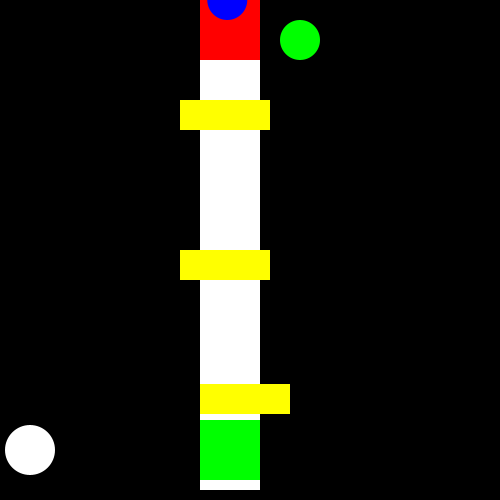
Frame 1 (no input)
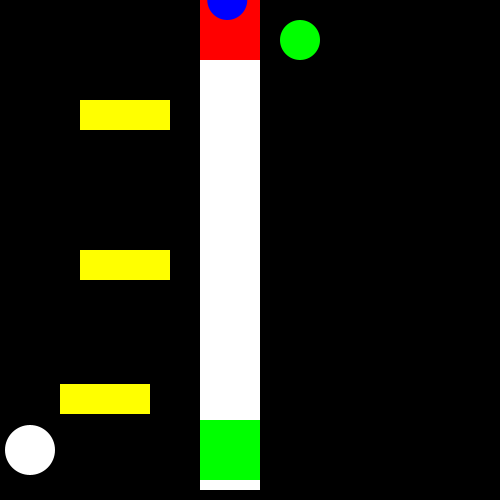
Frame 60 (the mouse pressed at the canvas centre just before this capture)
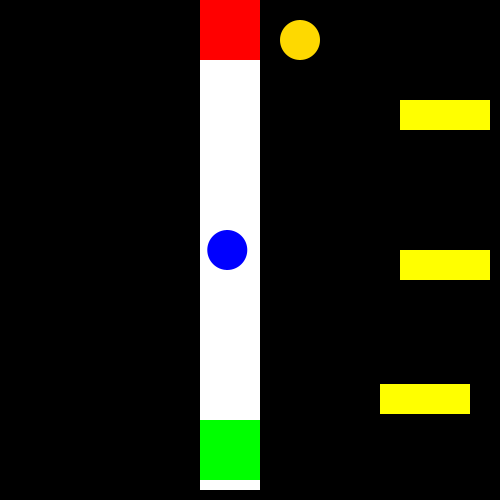
Frame 120 (the mouse held since frame 60 and released just before this capture)

The Processing sketch that drew these frames (run headless with seeded random() and noise(); from frame 60 on, the mouse is pressed at the canvas centre):

// Processing sketch: processing_155403
// ── processing_155403.pde

int rect1;
int rect2;
int rect3;
int x;
boolean down;
 
void setup() {
 size(500, 500);
  background(0);
  x=200;
  rect1=int(500/1.3);
  rect2=500/5;
  rect3=500/2;
  float mouseY=height/1.060;
} 
 
void draw() {
   if(mouseY>rect1 && mouseY<rect1+30 && x > (500/2.5) && x < (500/2.5)+60){
     background(255,0,0);
   }   
   else if(mouseY>rect2 && mouseY<rect2+30  && x > (500/2.5) && x < (500/2.5)+60){
     background(255,0,0);
   }
   else if(mouseY>rect3 && mouseY<rect3+30  && x > (500/2.5) && x < (500/2.5)+60){
    background(255,0,0);
  }
  else{
    background(0);
  }
  //background(0);
  noStroke();
  fill(255);
  rect(500/2.5,0,60,490);
  fill(255,0,0);
  rect(500/2.5,0,60,60);
  fill(0,255,0);
  rect(500/2.5,420,60,60);
  fill(0,0,255);
  ellipse(500/2.2,mouseY,40,40);
  fill(255,255,0);
  rect(x,rect1,90,30);
    if(x>400){
      down=false;
    }
  if(x<0){
    down=true;
  }
  if(down==false){
    x=x-20;
  }
  if(down==true){
    x=x+20;
  }
 
 
 rect(x,rect2,90,30);
  rect(x,rect3,90,30);
  if(mouseY>50){
    fill(254,217,0);
      ellipse(300,40,40,40);
  }
  
  if(mouseY<50){
   fill(0,255,0);
    ellipse(300,40,40,40);
  }
  if(mouseY>400){
    fill(255,0,0);
    ellipse(300,40,40,40);
  }
  
  fill(255,255,255);
  ellipse(30,450,50,50);
  if(mousePressed){
    fill(0);
    ellipse(30,450,60,60);
  }
}
